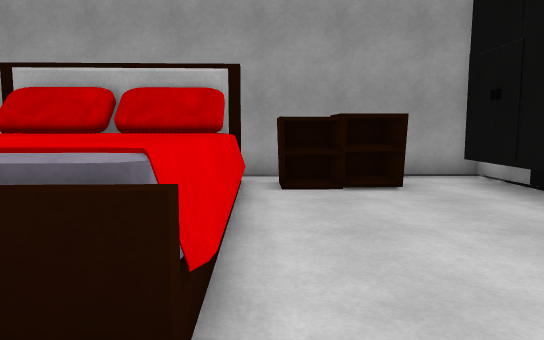
[1] (above)

14 first-person views from a walk through a Unity game level. The camera is 1.2 m above the floor, tilts 6° down and sees 70° across. The floor is counted in squares, 1 m on a side. Each view is taken from the middle of a square. On the plan, view 1 faces up. The plan holds only what a view shows up to about 15 squares ahead; the rest is blank. The player character is not drawn. Some animated figures are left out. Surface patterns are stand-ins for the level's own textures.

[2]
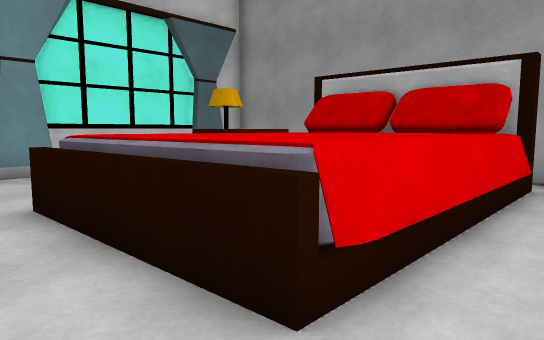

[3]
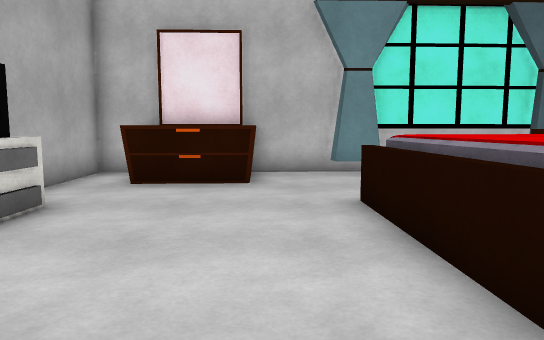

[4]
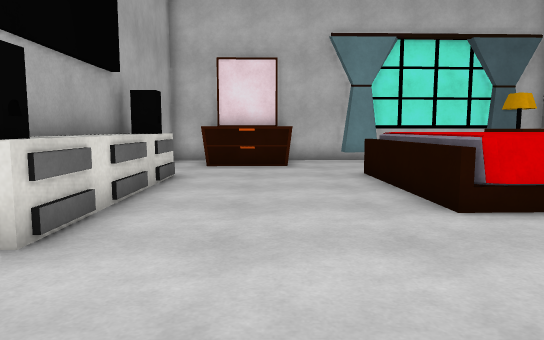

[5]
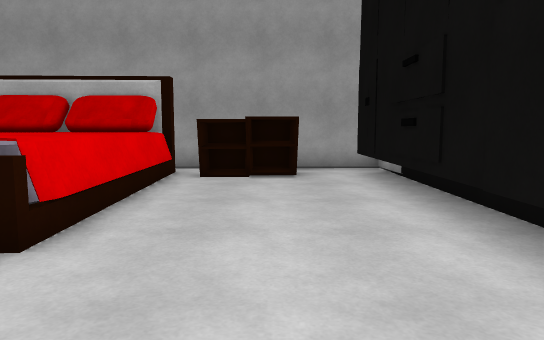

[6]
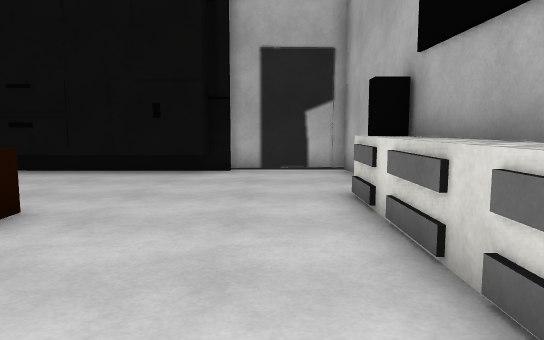

[7]
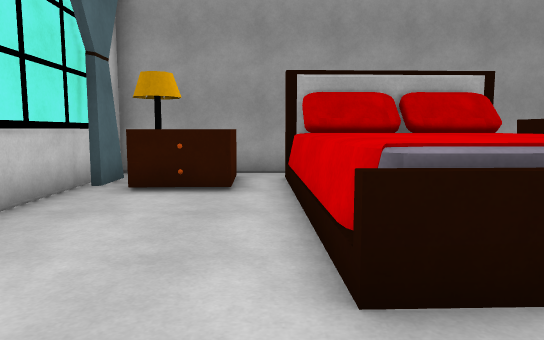

[8]
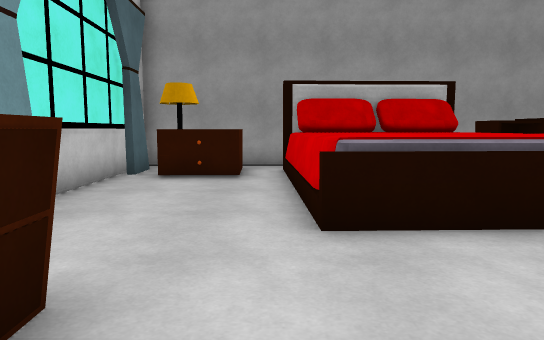

[9]
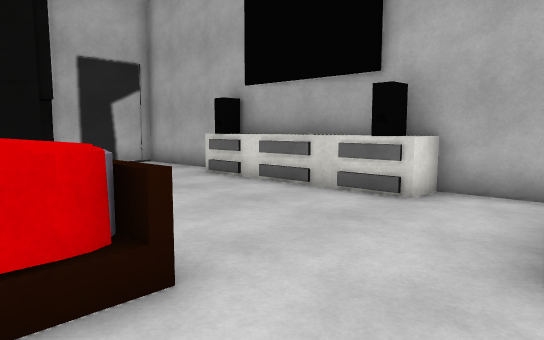

[10]
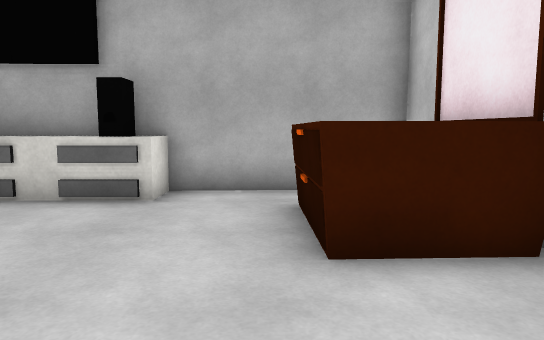

[11]
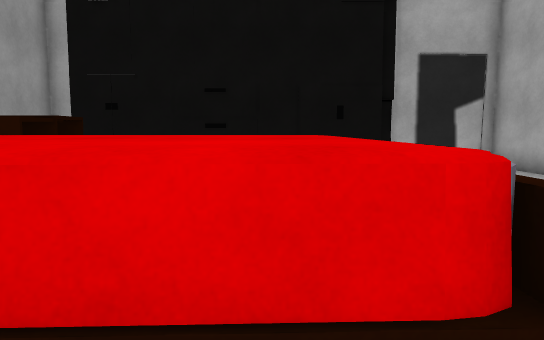

[12]
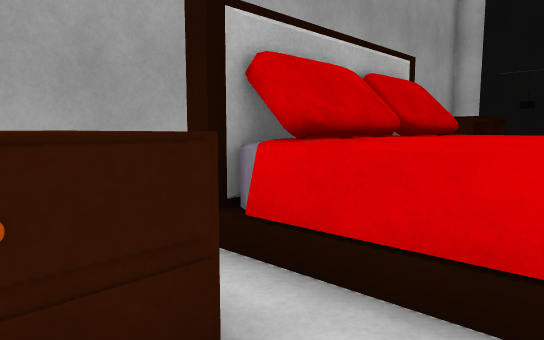

[13]
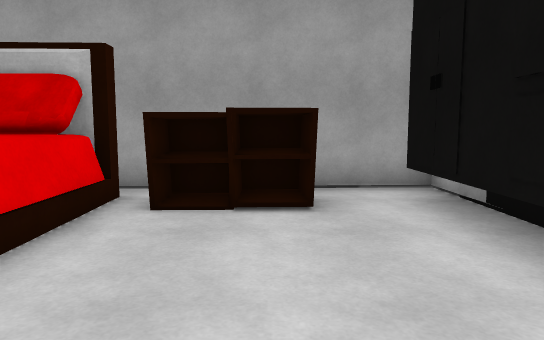

[14]
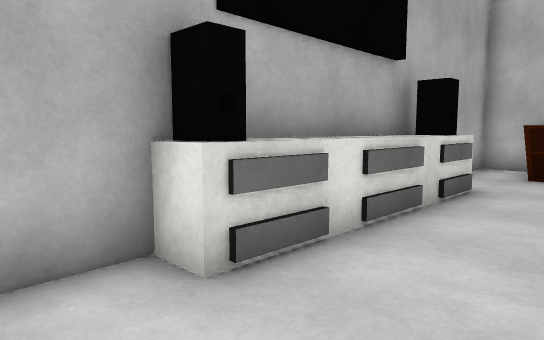

### Floor plan
Key: @ floor where view 1 was taken; # wall or solid block; . floor; = window, fence, low wall or low ledge; ^ raised ledge.
Columns run from 10 left of view 1 to 6 right of it. Each row starts with its distance up from view 1.
 10          ######
  9  #####   ##^  #
  8 ##^^######^^^.##
  7 ##=^.^^^^^....##
  6 #....^^^^^.....#
  5 #....^^^^^....##
  4 #....^^^^^....##
  3 #....^^^^^.....#
  2 #....^^^^^....##
  1 #.............#
  0 #.##......@...###
 -1 #^^#............#
 -2 # ^#............#
 -3 # ^.............#
 -4 #....^#^^^^######
 -5 ###########

Where each view was taken, in squares from view 1:
view 1: 0 up, 0 right, facing up
view 2: 0 up, 1 right, facing up-left
view 3: 0 up, 1 right, facing left
view 4: 1 down, 5 right, facing left
view 5: 2 down, 2 right, facing up
view 6: 2 down, 6 left, facing right
view 7: 1 down, 6 left, facing up
view 8: 3 down, 6 left, facing up
view 9: 3 up, 8 left, facing down-right
view 10: 3 up, 7 left, facing down
view 11: 3 up, 7 left, facing right
view 12: 5 up, 8 left, facing up-right
view 13: 2 up, 2 right, facing up
view 14: 1 down, 3 right, facing down-left
